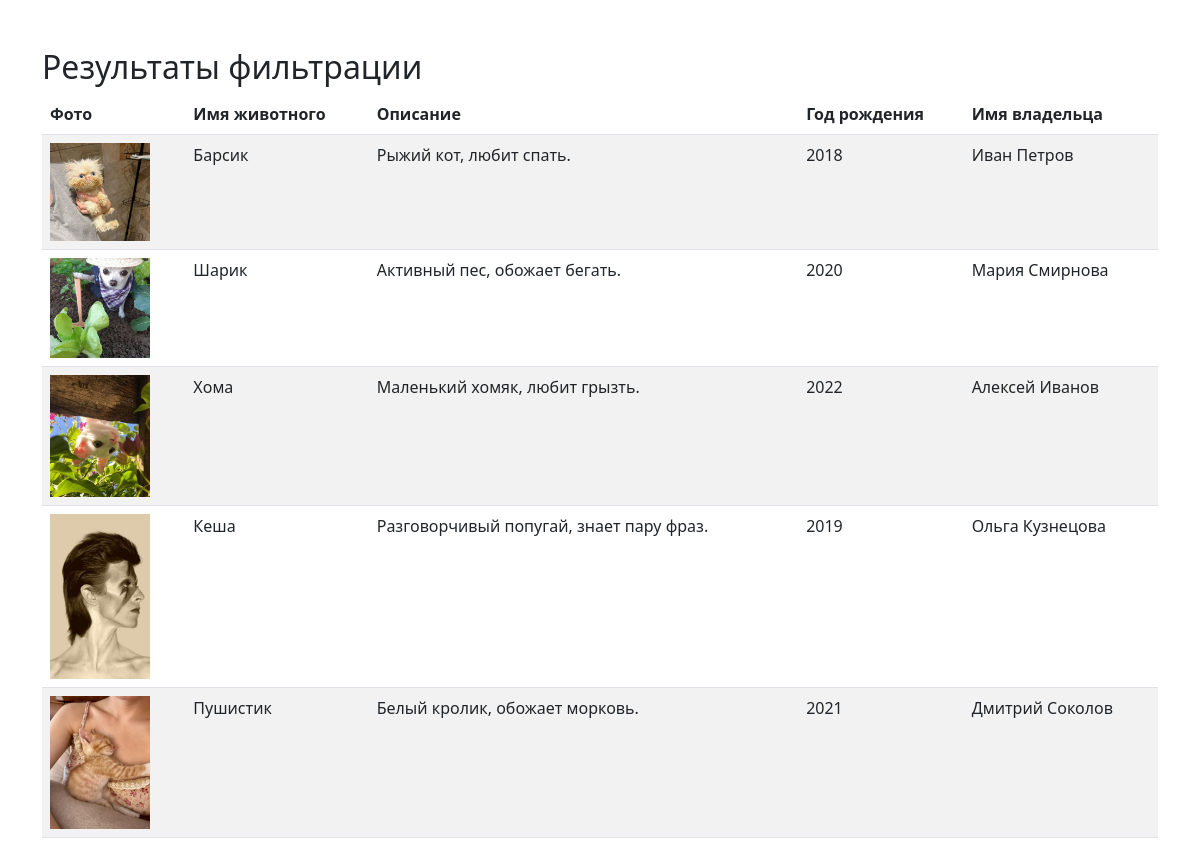
Screenshot of /filter_view.php with the database file from the repository.
### tables this page shows
CREATE TABLE `animals` (
  `id` int(11) NOT NULL,
  `photo` varchar(255) DEFAULT NULL,
  `name` varchar(100) NOT NULL,
  `owner_id` int(11) NOT NULL,
  `description` text DEFAULT NULL,
  `birth_year` int(11) DEFAULT NULL
);

CREATE TABLE `owners` (
  `id` int(11) NOT NULL,
  `name` varchar(100) NOT NULL
);

### filter_logic.php (called while the page is built, shortened)
<?php
$servername = "localhost";
$username = "root";
$password = "";
$dbname = "averia";
try {
    $conn = new PDO("mysql:host=$servername;dbname=$dbname", $username, $password);
    $conn->setAttribute(PDO::ATTR_ERRMODE, PDO::ERRMODE_EXCEPTION);
} catch (PDOException $e) {
    die("Ошибка подключения: " . $e->getMessage());
}
$sql = "SELECT animals.id AS animal_id, animals.photo, animals.name AS animal_name, animals.description, animals.birth_year, owners.name AS owner_name
        FROM animals
        JOIN owners ON animals.owner_id = owners.id
        WHERE 1=1";
$params = [];
$stmt = $conn->prepare($sql);
$stmt->execute($params);
$results = $stmt->fetchAll(PDO::FETCH_ASSOC);
?>

### filter_view.php (the view, shortened to what this page needs)
<?php include 'filter_logic.php'; ?>
<!DOCTYPE html>
<html lang="en">
<head>
    <link href="https://cdn.jsdelivr.net/npm/bootstrap@5.3.0-alpha1/dist/css/bootstrap.min.css" rel="stylesheet">
</head>
<body>
<div class="container mt-5">
    <h2>Результаты фильтрации</h2>
    <?php if ($results): ?>
        <table class="table table-striped">
            <thead>
            <tr>
                <th>Фото</th>
                <th>Имя животного</th>
                <th>Описание</th>
                <th>Год рождения</th>
                <th>Имя владельца</th>
            </tr>
            </thead>
            <tbody>
            <?php foreach ($results as $row): ?>
                <tr>
                    <td><img src="<?php echo htmlspecialchars($row['photo']); ?>" alt="Фото животного" width="100"></td>
                    <td><?php echo htmlspecialchars($row['animal_name']); ?></td>
                    <td><?php echo htmlspecialchars($row['description']); ?></td>
                    <td><?php echo htmlspecialchars($row['birth_year']); ?></td>
                    <td><?php echo htmlspecialchars($row['owner_name']); ?></td>
                </tr>
            <?php endforeach; ?>
            </tbody>
        </table>
    <?php else: ?>
        <p class="alert alert-warning">Результаты не найдены.</p>
    <?php endif; ?>
</div>
</body>
</html>

### rows the page displays
animals: photo (picture), name "Барсик", description "Рыжий кот, любит спать.", birth_year "2018", owner.name "Иван Петров"
animals: photo (picture), name "Шарик", description "Активный пес, обожает бегать.", birth_year "2020", owner.name "Мария Смирнова"
animals: photo (picture), name "Хома", description "Маленький хомяк, любит грызть.", birth_year "2022", owner.name "Алексей Иванов"
animals: photo (picture), name "Кеша", description "Разговорчивый попугай, знает пару фраз.", birth_year "2019", owner.name "Ольга Кузнецова"
animals: photo (picture), name "Пушистик", description "Белый кролик, обожает морковь.", birth_year "2021", owner.name "Дмитрий Соколов"
